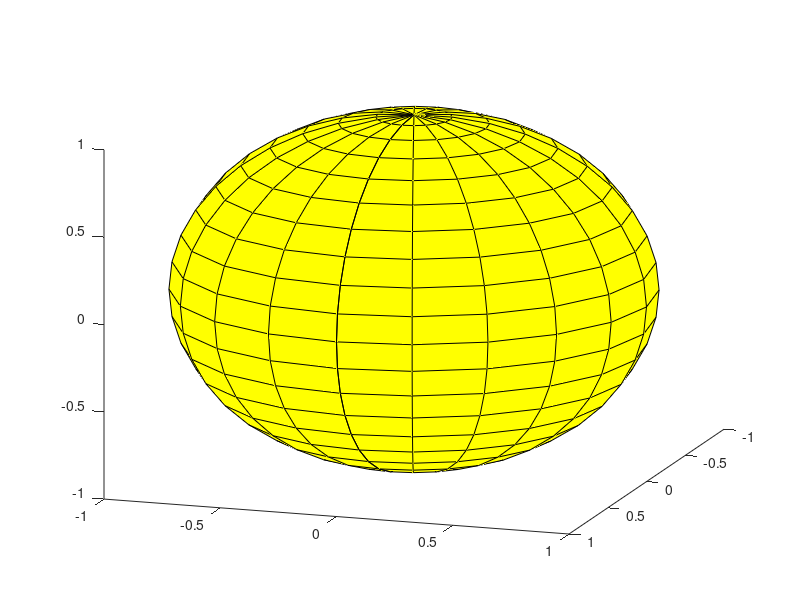

This chart was generated by the following MATLAB code:
clear all;clc;
v=[1 1 0];
C=repmat(v,21,1);
[x,y,z]=sphere(20);
set(gca,'nextplot','add');
surf(x,y,z,'FaceColor',v);
view([30 10 10]);
